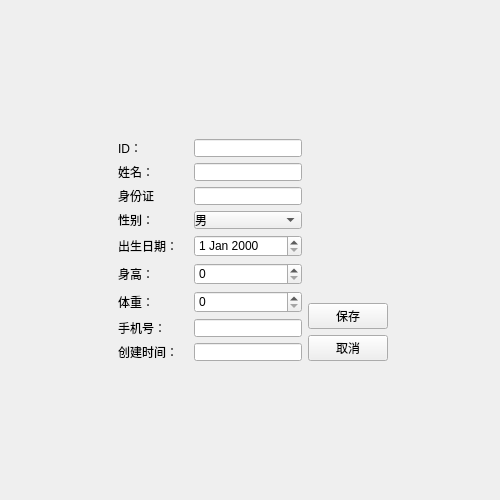
<?xml version="1.0" encoding="UTF-8"?>
<ui version="4.0">
 <class>PatientEditView</class>
 <widget class="QWidget" name="PatientEditView">
  <property name="geometry">
   <rect>
    <x>0</x>
    <y>0</y>
    <width>500</width>
    <height>500</height>
   </rect>
  </property>
  <property name="minimumSize">
   <size>
    <width>500</width>
    <height>500</height>
   </size>
  </property>
  <property name="windowTitle">
   <string>编辑患者信息</string>
  </property>
  <property name="styleSheet">
   <string notr="true">QLineEdit{
	margin-left:10px;
}
QSpinBox{
margin-left:10px;
}
QComboBox{
margin-left:10px;
}
QDateEdit{
margin-left:10px;
}</string>
  </property>
  <layout class="QVBoxLayout" name="verticalLayout_2">
   <item>
    <spacer name="verticalSpacer_3">
     <property name="orientation">
      <enum>Qt::Orientation::Vertical</enum>
     </property>
     <property name="sizeHint" stdset="0">
      <size>
       <width>20</width>
       <height>73</height>
      </size>
     </property>
    </spacer>
   </item>
   <item>
    <layout class="QHBoxLayout" name="horizontalLayout_2">
     <item>
      <spacer name="horizontalSpacer">
       <property name="orientation">
        <enum>Qt::Orientation::Horizontal</enum>
       </property>
       <property name="sizeHint" stdset="0">
        <size>
         <width>107</width>
         <height>20</height>
        </size>
       </property>
      </spacer>
     </item>
     <item>
      <layout class="QHBoxLayout" name="horizontalLayout">
       <item>
        <layout class="QFormLayout" name="formLayout">
         <item row="0" column="0">
          <widget class="QLabel" name="label">
           <property name="text">
            <string>ID：</string>
           </property>
           <property name="alignment">
            <set>Qt::AlignmentFlag::AlignRight|Qt::AlignmentFlag::AlignTrailing|Qt::AlignmentFlag::AlignVCenter</set>
           </property>
          </widget>
         </item>
         <item row="1" column="0">
          <widget class="QLabel" name="label_2">
           <property name="text">
            <string>姓名：</string>
           </property>
           <property name="alignment">
            <set>Qt::AlignmentFlag::AlignRight|Qt::AlignmentFlag::AlignTrailing|Qt::AlignmentFlag::AlignVCenter</set>
           </property>
          </widget>
         </item>
         <item row="1" column="1">
          <widget class="QLineEdit" name="dbEDitName"/>
         </item>
         <item row="2" column="0">
          <widget class="QLabel" name="label_3">
           <property name="text">
            <string>身份证</string>
           </property>
           <property name="alignment">
            <set>Qt::AlignmentFlag::AlignRight|Qt::AlignmentFlag::AlignTrailing|Qt::AlignmentFlag::AlignVCenter</set>
           </property>
          </widget>
         </item>
         <item row="2" column="1">
          <widget class="QLineEdit" name="dbEditIDCard"/>
         </item>
         <item row="3" column="0">
          <widget class="QLabel" name="label_4">
           <property name="text">
            <string>性别：</string>
           </property>
           <property name="alignment">
            <set>Qt::AlignmentFlag::AlignRight|Qt::AlignmentFlag::AlignTrailing|Qt::AlignmentFlag::AlignVCenter</set>
           </property>
          </widget>
         </item>
         <item row="3" column="1">
          <widget class="QComboBox" name="dbSex">
           <item>
            <property name="text">
             <string>男</string>
            </property>
           </item>
           <item>
            <property name="text">
             <string>女</string>
            </property>
           </item>
          </widget>
         </item>
         <item row="4" column="0">
          <widget class="QLabel" name="label_5">
           <property name="text">
            <string>出生日期：</string>
           </property>
           <property name="alignment">
            <set>Qt::AlignmentFlag::AlignRight|Qt::AlignmentFlag::AlignTrailing|Qt::AlignmentFlag::AlignVCenter</set>
           </property>
          </widget>
         </item>
         <item row="4" column="1">
          <widget class="QDateEdit" name="dbDate"/>
         </item>
         <item row="5" column="0">
          <widget class="QLabel" name="label_6">
           <property name="text">
            <string>身高：</string>
           </property>
           <property name="alignment">
            <set>Qt::AlignmentFlag::AlignRight|Qt::AlignmentFlag::AlignTrailing|Qt::AlignmentFlag::AlignVCenter</set>
           </property>
          </widget>
         </item>
         <item row="5" column="1">
          <widget class="QSpinBox" name="dbHigh">
           <property name="maximum">
            <number>300</number>
           </property>
          </widget>
         </item>
         <item row="6" column="0">
          <widget class="QLabel" name="label_7">
           <property name="text">
            <string>体重：</string>
           </property>
           <property name="alignment">
            <set>Qt::AlignmentFlag::AlignRight|Qt::AlignmentFlag::AlignTrailing|Qt::AlignmentFlag::AlignVCenter</set>
           </property>
          </widget>
         </item>
         <item row="6" column="1">
          <widget class="QSpinBox" name="dbWeight">
           <property name="maximum">
            <number>300</number>
           </property>
          </widget>
         </item>
         <item row="7" column="0">
          <widget class="QLabel" name="label_8">
           <property name="text">
            <string>手机号：</string>
           </property>
           <property name="alignment">
            <set>Qt::AlignmentFlag::AlignRight|Qt::AlignmentFlag::AlignTrailing|Qt::AlignmentFlag::AlignVCenter</set>
           </property>
          </widget>
         </item>
         <item row="7" column="1">
          <widget class="QLineEdit" name="dbPhone"/>
         </item>
         <item row="0" column="1">
          <widget class="QLineEdit" name="dbEditID"/>
         </item>
         <item row="8" column="0">
          <widget class="QLabel" name="label_9">
           <property name="text">
            <string>创建时间：</string>
           </property>
          </widget>
         </item>
         <item row="8" column="1">
          <widget class="QLineEdit" name="dbCreateTime"/>
         </item>
        </layout>
       </item>
       <item>
        <layout class="QVBoxLayout" name="verticalLayout">
         <item>
          <spacer name="verticalSpacer">
           <property name="orientation">
            <enum>Qt::Orientation::Vertical</enum>
           </property>
           <property name="sizeHint" stdset="0">
            <size>
             <width>20</width>
             <height>40</height>
            </size>
           </property>
          </spacer>
         </item>
         <item>
          <widget class="QPushButton" name="pushButton">
           <property name="text">
            <string>保存</string>
           </property>
          </widget>
         </item>
         <item>
          <widget class="QPushButton" name="pushButton_2">
           <property name="text">
            <string>取消</string>
           </property>
          </widget>
         </item>
        </layout>
       </item>
      </layout>
     </item>
     <item>
      <spacer name="horizontalSpacer_2">
       <property name="orientation">
        <enum>Qt::Orientation::Horizontal</enum>
       </property>
       <property name="sizeHint" stdset="0">
        <size>
         <width>40</width>
         <height>20</height>
        </size>
       </property>
      </spacer>
     </item>
    </layout>
   </item>
   <item>
    <spacer name="verticalSpacer_2">
     <property name="orientation">
      <enum>Qt::Orientation::Vertical</enum>
     </property>
     <property name="sizeHint" stdset="0">
      <size>
       <width>20</width>
       <height>73</height>
      </size>
     </property>
    </spacer>
   </item>
  </layout>
 </widget>
 <resources/>
 <connections/>
</ui>
